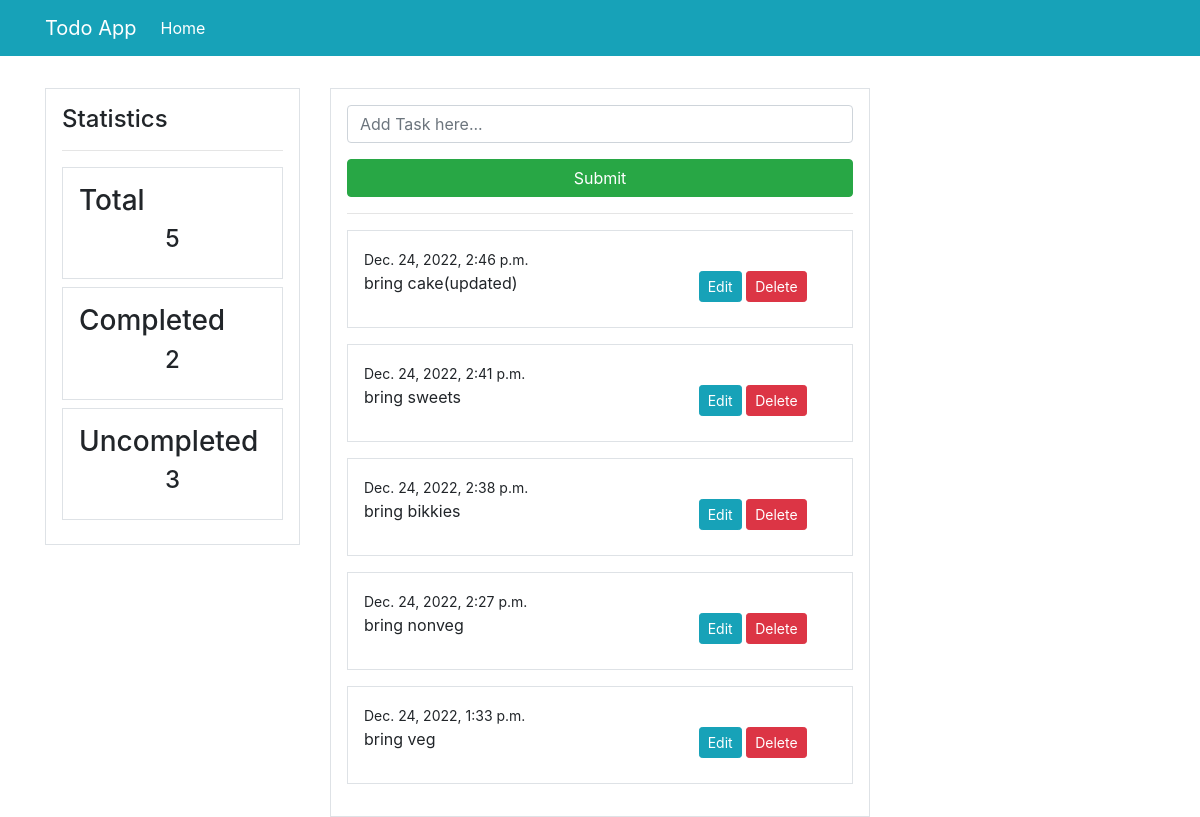
The page / on the database its author committed.
### todoapp/models.py (models this page shows, shortened)
class Task(models.Model):
    content = models.CharField(max_length=100)
    date = models.DateTimeField(auto_now_add=True)
    complete = models.BooleanField(default=False)
    class Meta:
        ordering = ['-date']

### todoapp/views.py (the view)
# urls.py: path('',views.index,name='todo-index'),
def index(request):
    todos = Task.objects.all()
    count_todos = todos.count()
    completed_todo = Task.objects.filter(complete=True)
    count_completed_todo = completed_todo.count()
    count_uncompleted_todo = count_todos-count_completed_todo
    if request.method=='POST':
        form = TaskForm(request.POST)
        if form.is_valid():
            form.save()
            return redirect('/')
    else:
        form = TaskForm()
    context = {
        'todos' : todos,
        'form':form,
        'count_todos':count_todos,
        'count_completed_todo':count_completed_todo,
        'count_uncompleted_todo':count_uncompleted_todo,
    }
    return render(request,'todo/index.html',context)

### todoapp/forms.py
class TaskForm(forms.ModelForm):
    content = forms.CharField(label= '',widget=forms.TextInput(attrs={'placeholder' :'Add Task here...'}))
    class Meta:
        model = Task
        fields = ['content']

### templates/todo/index.html (shortened to what this page needs)
{% extends 'partials/base.html' %}
{% load crispy_forms_tags %}
{% block content %}
<div class="border p-3">
    <form method="POST">
        {{ form|crispy}}
        <input class='btn btn-success btn-block' type="submit" value="Submit">
    </form>
    <hr>
    {% for todo in todos %}
    <div class="border p-3 mb-3">
        <small>
           {{ todo.date }}
        </small>
        <div class="row">
            <div class="col-md-8">
                <p>{{ todo.content }}</p>
            </div>
            <div class="col-md-4">
                <a class="btn btn-info btn-sm" href="{% url 'todo-update' todo.id %}">Edit</a>
                <a class="btn btn-danger btn-sm" href="{% url 'todo-delete' todo.id %}">Delete</a>
            </div>
        </div>
    </div>
    {% endfor %}
</div>
{% endblock %}

### templates/partials/base.html (shortened to what this page needs)
<!doctype html>
<html lang="en">
  <head>
    <link rel="stylesheet" href="https://cdn.jsdelivr.net/npm/bootstrap@4.6.2/dist/css/bootstrap.min.css">
  </head>
  <body>
    {% include 'partials/nav.html' %}
    <div class="container">
      <div class="row mt-3 pt-3">
        <div class="col-md-3">
          {% include 'partials/aside.html' %}
        </div>
        <div class="col-md-6">
          {% block content %}
          {% endblock %}
        </div>
        <div class="col-md-3">
        </div>
      </div>
    </div>
  </body>
</html>

### templates/partials/nav.html (shortened to what this page needs)
<nav class="navbar navbar-expand-lg navbar-info bg-info">
  <div class="container">
    <a class="navbar-brand text-white" href="#">Todo App</a>
    <div class="collapse navbar-collapse" id="navbarSupportedContent">
      <ul class="navbar-nav mr-auto">
        <li class="nav-item active">
          <a class="nav-link text-white" href="{% url 'todo-index'%}">Home <span class="sr-only">(current)</span></a>
        </li>
       </ul>
    </div>
    </div>
  </nav>

### templates/partials/aside.html
<div class="border p-3 ">
    <h4>Statistics</h4>
    <hr>
    <div class="border p-3 mb-2">
        <h3>Total</h3>
        <h4 class="text-center">{{count_todos}}</h4>
    </div>
    <div class="border p-3 mb-2">
        <h3>Completed</h3>
        <h4 class="text-center">{{count_completed_todo}}</h4>
    </div>
    <div class="border p-3 mb-2">
        <h3>Uncompleted</h3>
        <h4 class="text-center">{{count_uncompleted_todo}}</h4>
    </div>
</div>

### rows shown on the page
Task: date "Dec. 24, 2022, 2:46 p.m.", content "bring cake(updated)"
Task: date "Dec. 24, 2022, 2:41 p.m.", content "bring sweets"
Task: date "Dec. 24, 2022, 2:38 p.m.", content "bring bikkies"
Task: date "Dec. 24, 2022, 2:27 p.m.", content "bring nonveg"
Task: date "Dec. 24, 2022, 1:33 p.m.", content "bring veg"

### other values the page prints
{{ count_todos }} "5"
{{ count_completed_todo }} "2"
{{ count_uncompleted_todo }} "3"
